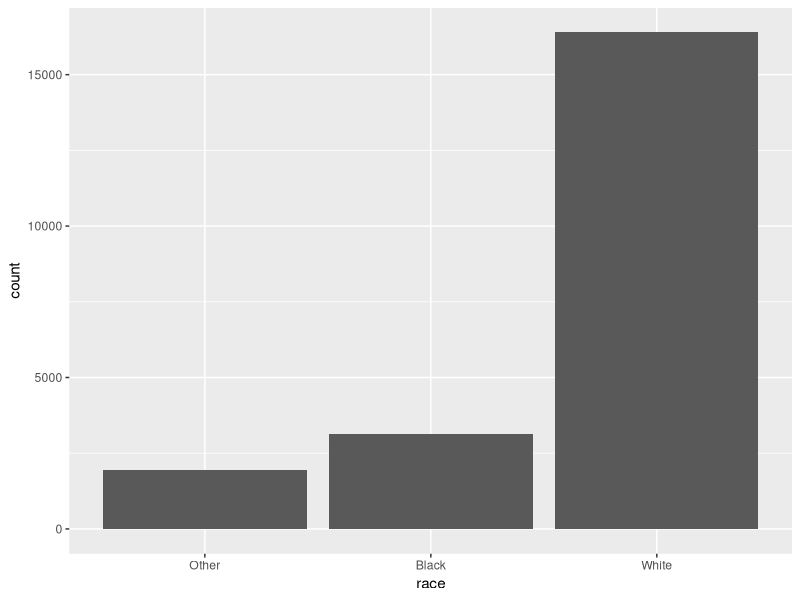
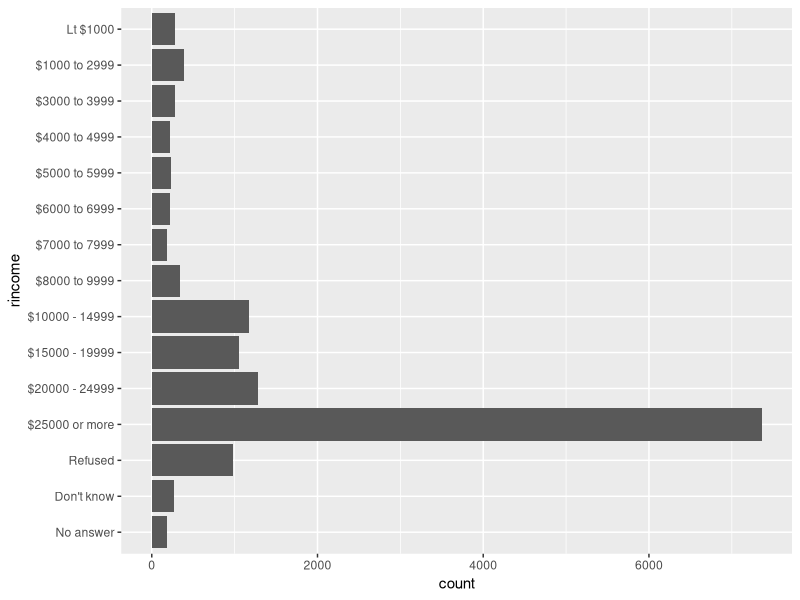
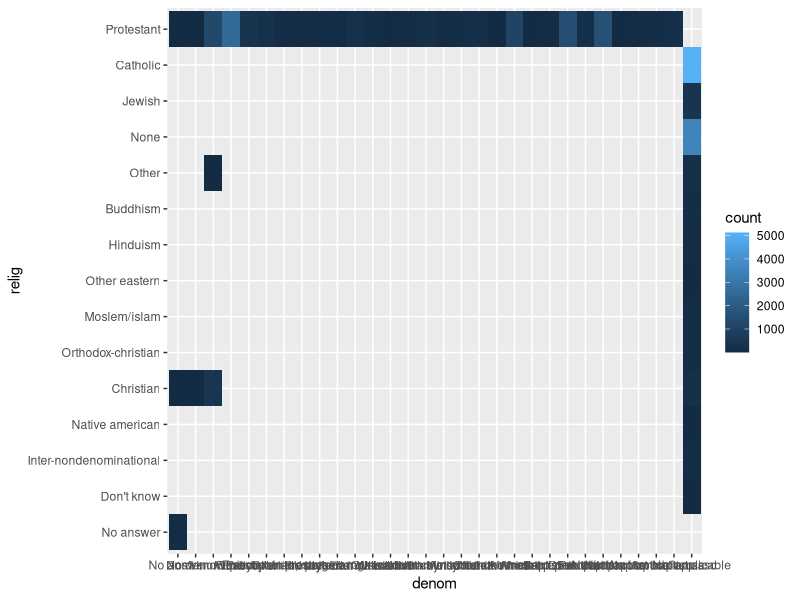
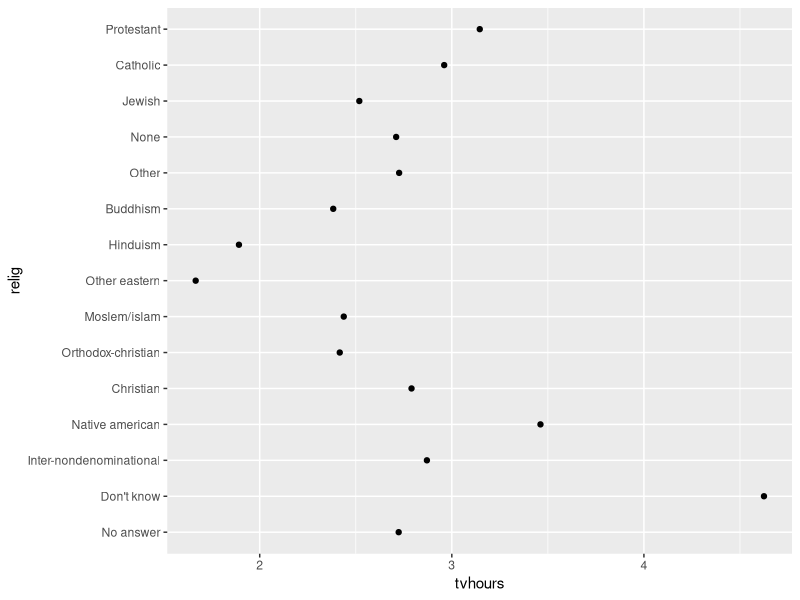
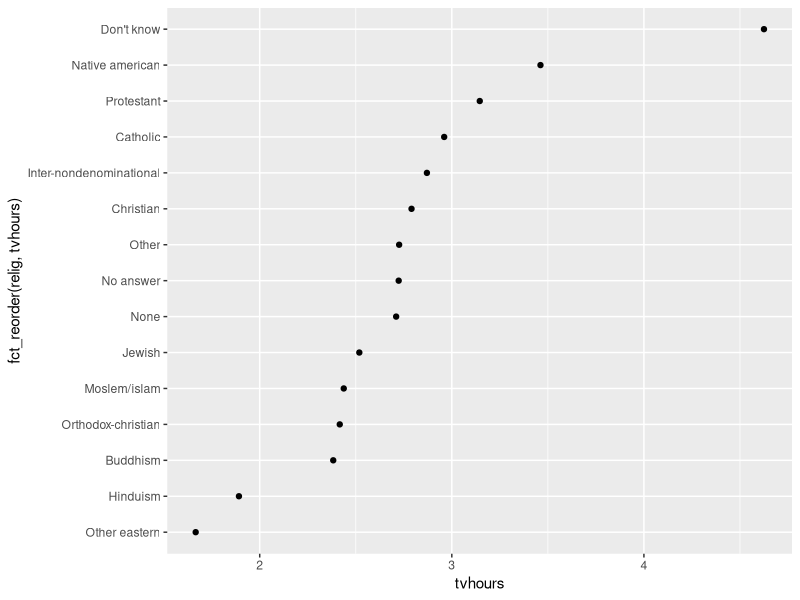
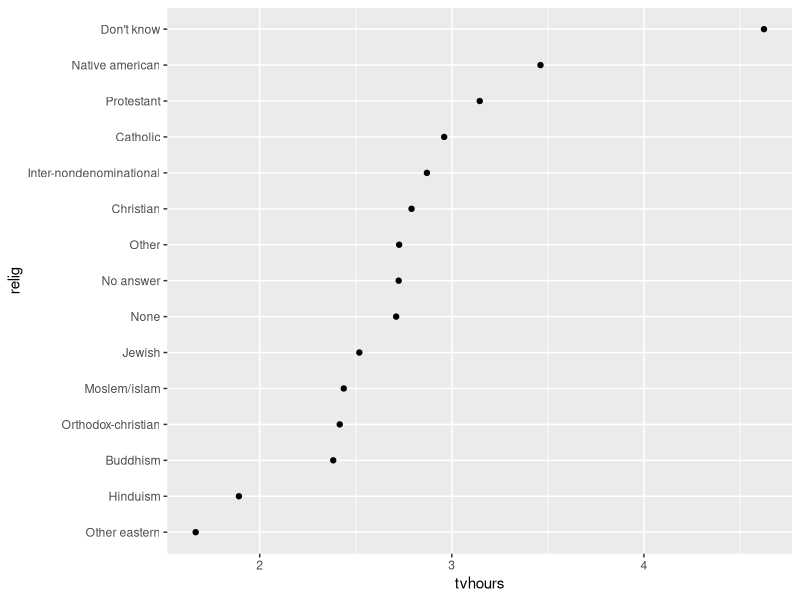
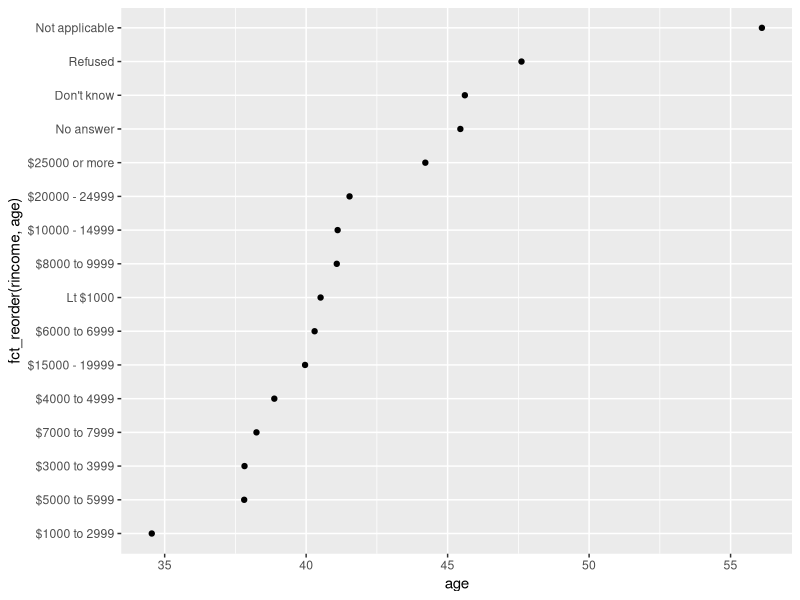
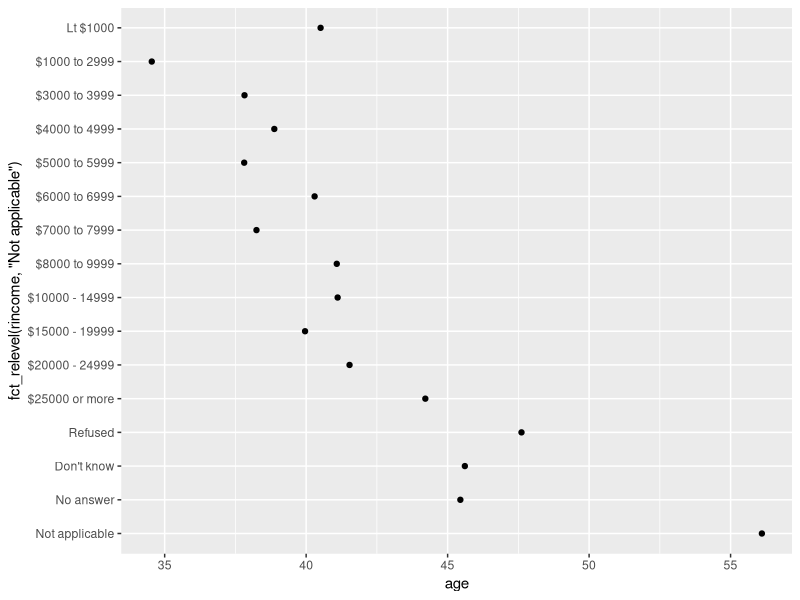

The R script that drew these images, in order:
# 15 - Factors

# Factors are for working with categorical (discrete) data

library(tidyverse)
library(forcats)

# e.g. useful with months
x1 <- c("Dec", "Apr", "Jan", "Mar")

# Using a string to record this variable has two problems:
# There are only twelve possible months, and there’s nothing saving you from typos:
  x2 <- c("Dec", "Apr", "Jam", "Mar")
# It doesn’t sort in a useful way:
  
sort(x1)
#> [1] "Apr" "Dec" "Jan" "Mar"
# You can fix both of these problems with a factor. To create a factor you must start by creating a list of the valid levels:
  
month_levels <- c(
  "Jan", "Feb", "Mar", "Apr", "May", "Jun", 
  "Jul", "Aug", "Sep", "Oct", "Nov", "Dec"
)

# This sorts the sorting problem:
y1 <- factor(x1, levels = month_levels) # omitting the levels puts them in alphabetical order
sort(y1)
# errors get converted to NAs:
y2 <- factor(x2, levels = month_levels)


# If data is in a tibble, you can see cats by doing:
gss_cat %>%
  count(race)

ggplot(gss_cat, aes(race)) +
  geom_bar()

# Ex 15.3.1.1 - bar chart of income
gss_cat %>%
  filter(rincome != "Not applicable") %>%
  ggplot(aes(rincome)) + 
  geom_bar() + 
  coord_flip()

# Ex 15.3.1.2 - most common religion
gss_cat %>%
  count(relig,sort = TRUE)
# Answer: protestant
gss_cat %>%
  count(partyid,sort = TRUE)
# Answer: Ind

# Ex 15.3.1.3
gss_cat %>%
  count(relig,denom,sort = TRUE)
# Answer: Protestant
# Another way: 
gss_cat %>%
  ggplot(mapping = aes(x = relig, y=denom)) +
  geom_bin2d() +
  coord_flip()

# Modifying factor order - imagine we want to plot tv hours by religion. This plot is a mess:
relig <- gss_cat %>%
  group_by(relig) %>%
  summarise(
#    age = mean(age, na.rm = TRUE),
    tvhours = mean(tvhours, na.rm = TRUE),
    n = n()
  )
ggplot(relig, aes(tvhours, relig)) + geom_point()
# but this is clearer: 
ggplot(relig, aes(tvhours, fct_reorder(relig, tvhours))) +
  geom_point()

# better to do it in a mutate:
relig %>%
  mutate(relig = fct_reorder(relig, tvhours)) %>%
  ggplot(aes(tvhours, relig)) +
  geom_point()

rincome <- gss_cat %>%
  group_by(rincome) %>%
  summarise(
    age = mean(age, na.rm = TRUE),
    tvhours = mean(tvhours, na.rm = TRUE),
    n = n()
  )

ggplot(rincome, aes(age, fct_reorder(rincome, age))) + geom_point()
# but here there is an implicit ordering of income brackets!

ggplot(rincome, aes(age, fct_relevel(rincome, "Not applicable"))) +
  geom_point()

# re-ordering is also useful for charts (See explanation in the book)
by_age <- gss_cat %>%
  filter(!is.na(age)) %>%
  group_by(age, marital) %>%
  count() %>%
  mutate(prop = n / sum(n))

ggplot(by_age, aes(age, prop, colour = marital)) +
  geom_line(na.rm = TRUE)
# this is easier to read, as the colours are ordered:
ggplot(by_age, aes(age, prop, colour = fct_reorder2(marital, age, prop))) +
  geom_line() +
  labs(colour = "marital")


# Ex 15.4.1 - distribution of tvhours
gss_cat %>%
  ggplot(aes(x = age, y = tvhours)) + geom_point(alpha=1/10) + coord_flip()
summary(gss_cat["tvhours"]) # gives some nice stats of the distribution
gss_cat %>%
  filter(!is.na(tvhours)) %>%
  ggplot(aes(x = tvhours)) + 
  geom_histogram(binwidth = 1)


# Modifying factor levels - eg: 
gss_cat %>%
  mutate(partyid = fct_recode(partyid,
                              "Republican, strong"    = "Strong republican",
                              "Republican, weak"      = "Not str republican",
                              "Independent, near rep" = "Ind,near rep",
                              "Independent, near dem" = "Ind,near dem",
                              "Democrat, weak"        = "Not str democrat",
                              "Democrat, strong"      = "Strong democrat"
  )) %>%
  count(partyid)

# can also collapse levels: 
gss_cat %>%
  mutate(partyid = fct_collapse(partyid,
                                other = c("No answer", "Don't know", "Other party"),
                                rep = c("Strong republican", "Not str republican"),
                                ind = c("Ind,near rep", "Independent", "Ind,near dem"),
                                dem = c("Not str democrat", "Strong democrat")
  )) %>%
  count(partyid)

# Lump together factors:
gss_cat %>%
  mutate(relig = fct_lump(relig)) %>%
  count(relig)

gss_cat %>%
  group_by(relig) %>%
  count(sort = TRUE)


# Ex 15.5.1
gss_cat %>%
  mutate( partyid = fct_collapse(partyid,
               other = c("No answer", "Don't know", "Other party"),
               rep = c("Strong republican", "Not str republican"),
               ind = c("Ind,near rep", "Independent", "Ind,near dem"),
               dem = c("Not str democrat", "Strong democrat")) ) %>%
  count(year, partyid) %>%
  group_by(year) %>%
  mutate(p = n/sum(n)) %>%
  ggplot(aes(x = year, y = p, colour = fct_reorder2(partyid, year, p))) +
  geom_point() +
  geom_line() +
  labs(colour = "Party")
